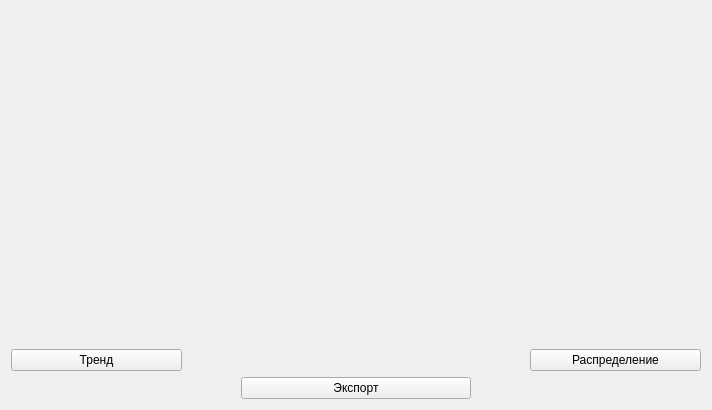
<?xml version="1.0" encoding="UTF-8"?>
<ui version="4.0">
 <class>VsetVresetPanel</class>
 <widget class="QWidget" name="VsetVresetPanel">
  <property name="geometry">
   <rect>
    <x>0</x>
    <y>0</y>
    <width>712</width>
    <height>410</height>
   </rect>
  </property>
  <property name="windowTitle">
   <string>Form</string>
  </property>
  <layout class="QVBoxLayout" name="verticalLayout_3">
   <item>
    <widget class="QStackedWidget" name="stack">
     <property name="currentIndex">
      <number>0</number>
     </property>
     <widget class="QWidget" name="mpl_canvas_1">
      <property name="sizePolicy">
       <sizepolicy hsizetype="Expanding" vsizetype="Expanding">
        <horstretch>0</horstretch>
        <verstretch>0</verstretch>
       </sizepolicy>
      </property>
      <layout class="QVBoxLayout" name="verticalLayout"/>
     </widget>
     <widget class="QWidget" name="mpl_canvas_2">
      <property name="sizePolicy">
       <sizepolicy hsizetype="Expanding" vsizetype="Expanding">
        <horstretch>0</horstretch>
        <verstretch>0</verstretch>
       </sizepolicy>
      </property>
      <layout class="QVBoxLayout" name="verticalLayout_2"/>
     </widget>
    </widget>
   </item>
   <item>
    <layout class="QHBoxLayout" name="horizontalLayout_2" stretch="1,2,1">
     <item>
      <widget class="QPushButton" name="btn_trend">
       <property name="text">
        <string>Тренд</string>
       </property>
      </widget>
     </item>
     <item>
      <spacer name="horizontalSpacer_3">
       <property name="orientation">
        <enum>Qt::Orientation::Horizontal</enum>
       </property>
       <property name="sizeHint" stdset="0">
        <size>
         <width>40</width>
         <height>20</height>
        </size>
       </property>
      </spacer>
     </item>
     <item>
      <widget class="QPushButton" name="btn_distribution">
       <property name="text">
        <string>Распределение</string>
       </property>
      </widget>
     </item>
    </layout>
   </item>
   <item>
    <layout class="QHBoxLayout" name="horizontalLayout" stretch="1,1,1">
     <item>
      <spacer name="horizontalSpacer">
       <property name="orientation">
        <enum>Qt::Orientation::Horizontal</enum>
       </property>
       <property name="sizeHint" stdset="0">
        <size>
         <width>40</width>
         <height>20</height>
        </size>
       </property>
      </spacer>
     </item>
     <item>
      <widget class="QPushButton" name="btn_export">
       <property name="text">
        <string>Экспорт</string>
       </property>
      </widget>
     </item>
     <item>
      <spacer name="horizontalSpacer_2">
       <property name="orientation">
        <enum>Qt::Orientation::Horizontal</enum>
       </property>
       <property name="sizeHint" stdset="0">
        <size>
         <width>40</width>
         <height>20</height>
        </size>
       </property>
      </spacer>
     </item>
    </layout>
   </item>
  </layout>
 </widget>
 <resources/>
 <connections/>
</ui>
